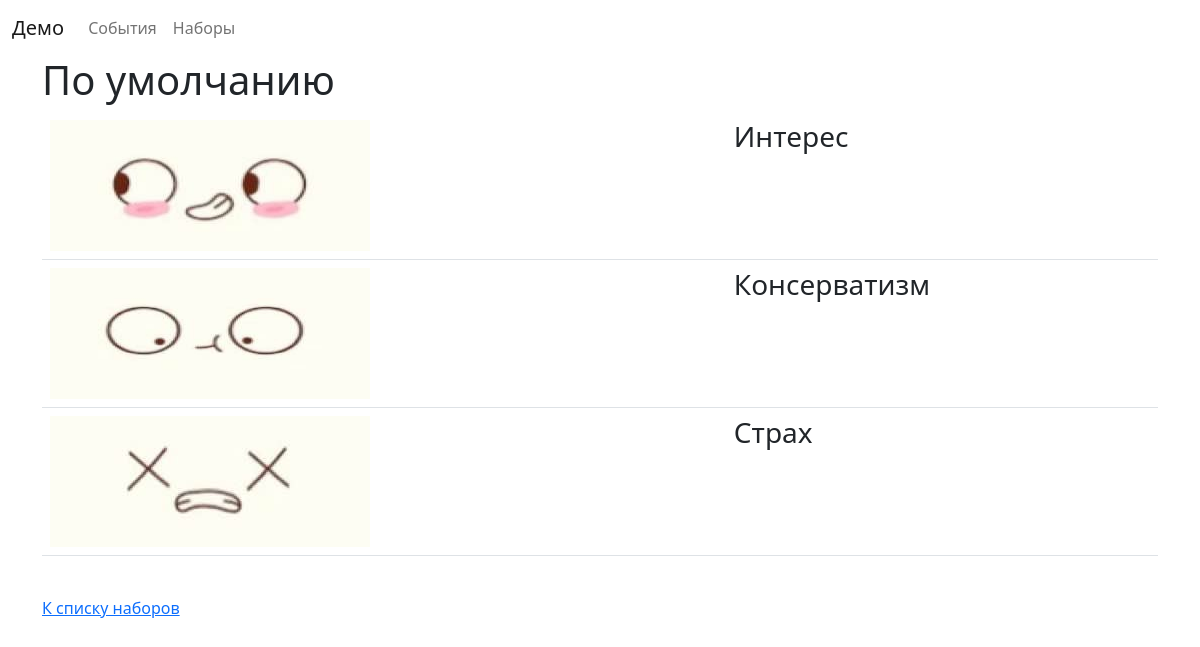
The app's page /packs_detail/1/, older data.
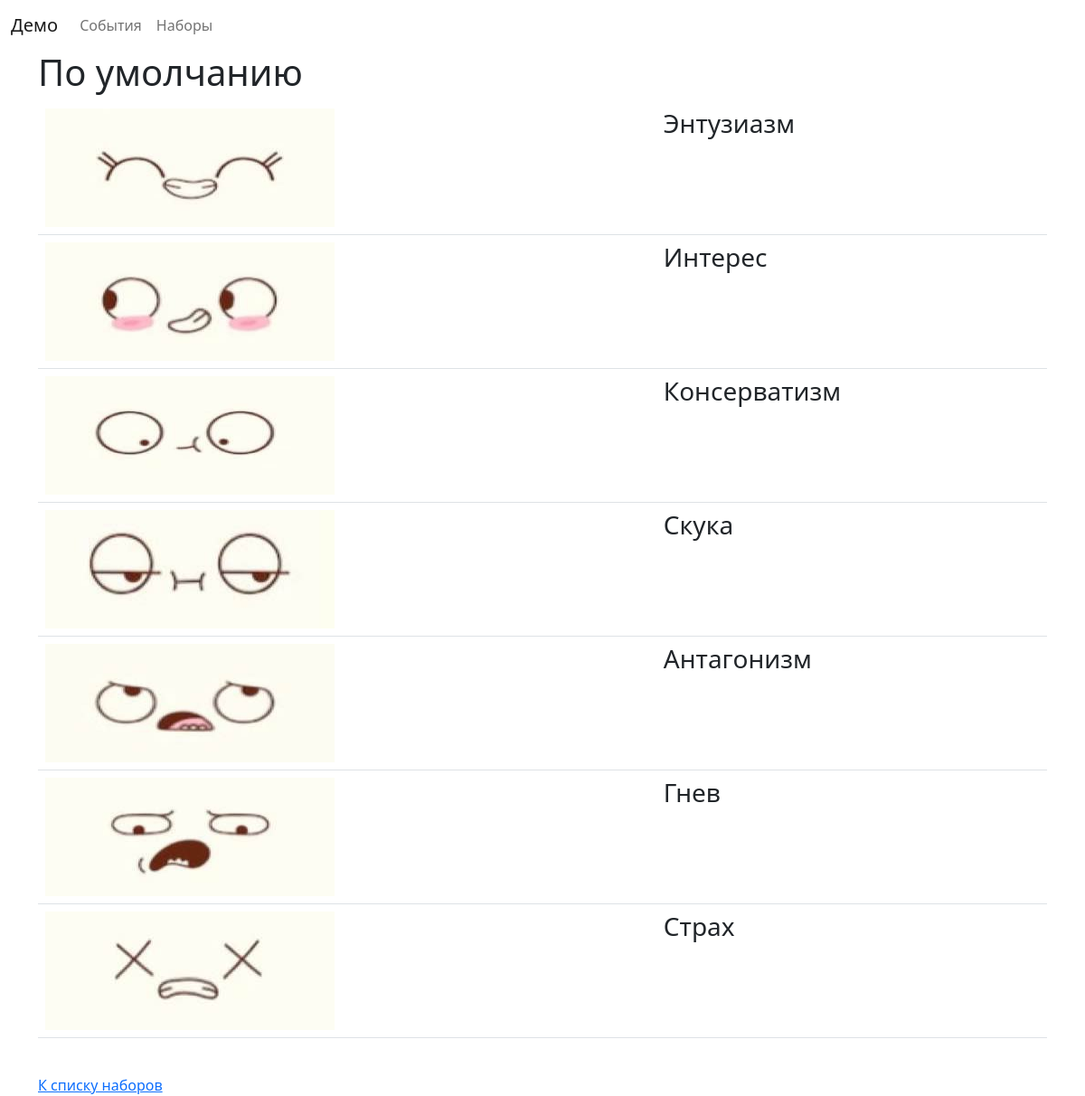
The same page, newer data.
### core/models.py (models this page shows, shortened)
class EmotionPack(models.Model):
    title = models.CharField(max_length=50)
    enabled = models.BooleanField(default=True)
    def get_emotions(self):
        return self.emotion_set.all().order_by('position')

class Emotion(models.Model):
    pack = models.ForeignKey(EmotionPack, on_delete=models.CASCADE)
    title = models.CharField(max_length=50)
    image = models.ImageField()
    position = models.IntegerField(default=1)

### core/views.py (the view)
# urls.py: path("packs_detail/<int:pk>/", EmotionPackDetail.as_view(), name="pack_detail"),
class EmotionPackDetail(DetailView):
    model = EmotionPack

### templates/core/emotionpack_detail.html
{% extends 'base.html' %}
{% block content %}
<h1>{{ object.title}}</h1>
<table class="table">
{% for emotion in object.get_emotions %}
    <tr>
        <td><img width="320" height="131" type="image" name="emotion_{{ emotion.pk }}__" value="{{ emotion.pk }}" alt="{{ emotion.title }}" src="{{ emotion.image.url}}"></td>
        <td><h3>{{ emotion.title }}</h3></td>
    </tr>
{% endfor %}
</table>
<br/>
<a href="{% url 'packs_list' %}">К списку наборов</a>
{% endblock %}

### templates/base.html (shortened to what this page needs)
<!doctype html>
<html lang="ru">
  <head>
    <link href="https://cdn.jsdelivr.net/npm/bootstrap@5.2.3/dist/css/bootstrap.min.css" rel="stylesheet">
  </head>
  <body>
<nav class="navbar navbar-expand-lg bg-body-tertiary">
  <div class="container-fluid">
    <a class="navbar-brand" href="#">Демо</a>
    <div class="collapse navbar-collapse" id="navbarSupportedContent">
      <ul class="navbar-nav me-auto mb-2 mb-lg-0">
        <li class="nav-item">
          <a class="nav-link" href="{% url 'events' %}">События</a>
        </li>
        <li class="nav-item">
          <a class="nav-link" href="{% url 'packs_list' %}">Наборы</a>
        </li>
    </div>
  </div>
</nav>
    <div class="container">
    {% block content %}
    {% endblock %}
    </div>
  </body>
</html>

Row changes from the older to the newer data that the page shows:
added Emotion: image (picture), title "Энтузиазм"
added Emotion: image (picture), title "Скука"
added Emotion: image (picture), title "Антагонизм"
added Emotion: image (picture), title "Гнев"
